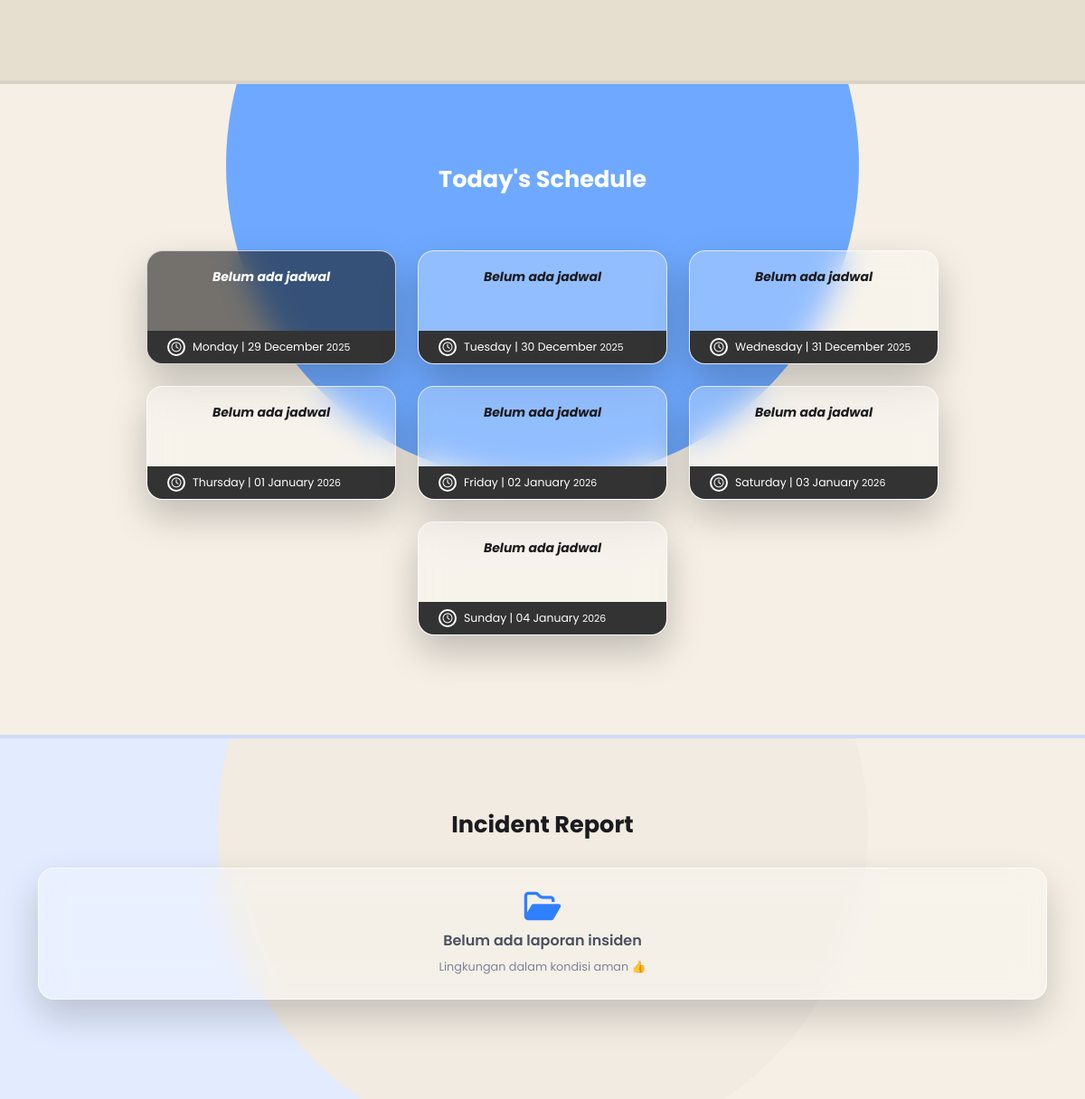
Before: /landing_page.php (lower part) with the older database file.
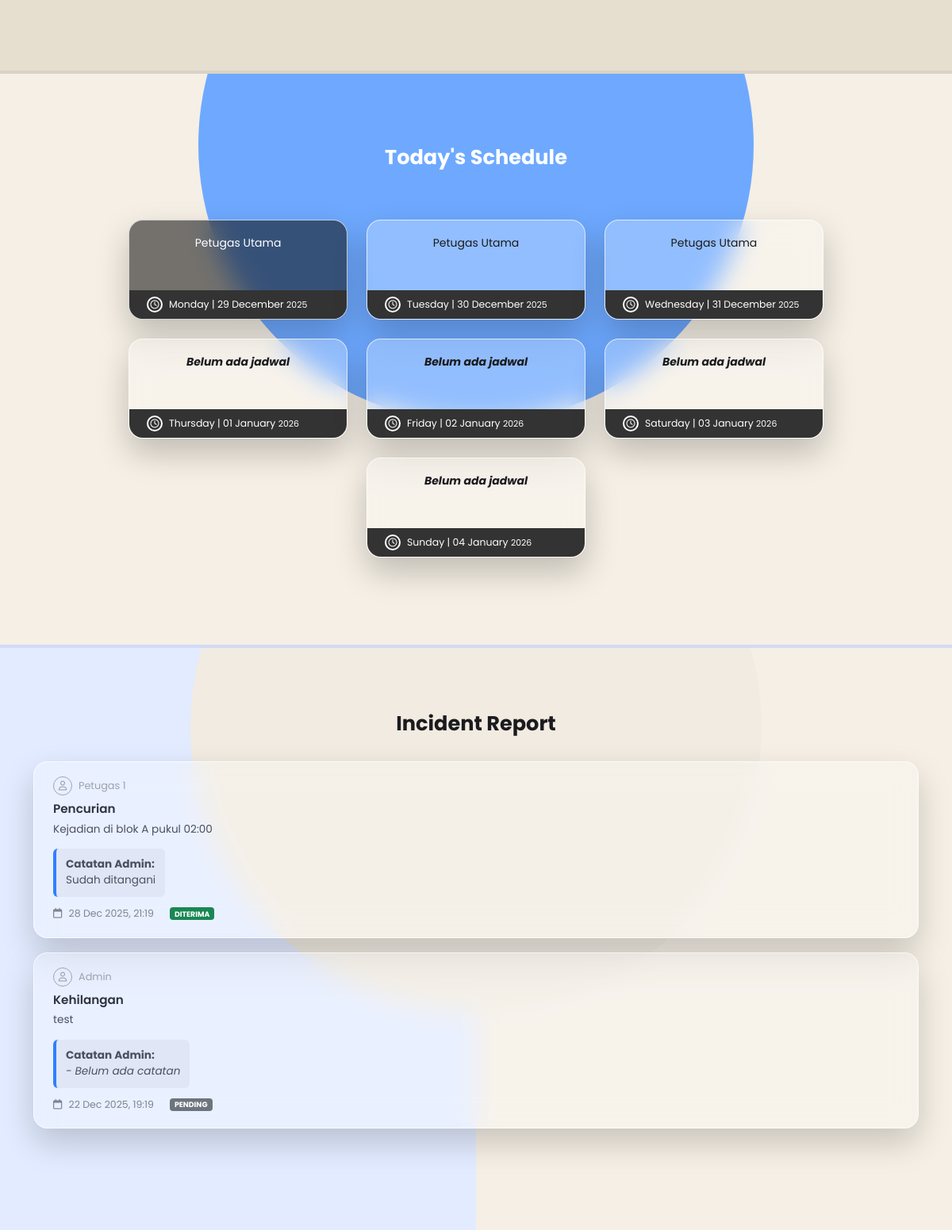
After: the same page with the newer database file.
### tables this page shows
CREATE TABLE `tb_insiden` (
  `id_insiden` int(11) NOT NULL,
  `id_pengguna` int(11) DEFAULT NULL,
  `timestamp` datetime DEFAULT current_timestamp(),
  `nama_insiden` varchar(255) NOT NULL,
  `deskripsi` text DEFAULT NULL,
  `status` enum('pending','diterima','ditolak') NOT NULL DEFAULT 'pending',
  `catatan_admin` text DEFAULT NULL
);

CREATE TABLE `tb_pengguna` (
  `id_pengguna` int(11) NOT NULL,
  `nama_pengguna` varchar(100) NOT NULL,
  `alamat` varchar(255) DEFAULT NULL,
  `jenis_kelamin` enum('L','P') NOT NULL,
  `no_telp` varchar(20) DEFAULT NULL,
  `email` varchar(100) DEFAULT NULL,
  `password` varchar(200) NOT NULL,
  `role` enum('Admin','Koordinator','Petugas') DEFAULT 'Petugas'
);

### landing_page.php (the view, shortened to what this page needs)
<!DOCTYPE html>
<html lang="id">
<head>
  <link href="assets/css/bootstrap.min.css" rel="stylesheet">
  <link rel="stylesheet" href="https://cdnjs.cloudflare.com/ajax/libs/font-awesome/6.5.1/css/all.min.css">
  <link rel="stylesheet" href="assets/css/landing_page.css">
</head>
<body>
<section id="about" class="about-section">
</section>
<section id="schedule" class="schedule-section">
  <div class="schedule-inner">
    <div class="container text-center">
      <h2 class="schedule-title">Today's Schedule</h2>
      <div class="row g-4 justify-content-center schedule-grid">
        <?php
        $today = date('Y-m-d');
        $monday = date('Y-m-d', strtotime('monday this week'));
        $jadwal = [];
        $qJadwal = mysqli_query($conn, "
          SELECT j.tanggal_tugas, p.nama_pengguna
          FROM tb_jadwal j
          JOIN tb_pengguna p ON j.id_pengguna = p.id_pengguna
          WHERE j.tanggal_tugas BETWEEN '$monday' AND DATE_ADD('$monday', INTERVAL 6 DAY)
        ");
        while ($row = mysqli_fetch_assoc($qJadwal)) {
          $jadwal[$row['tanggal_tugas']][] = $row['nama_pengguna'];
        }
        for ($i = 0; $i < 7; $i++):
          $date = date('Y-m-d', strtotime("$monday +$i day"));
          $isToday = ($date === $today);
        ?>
        <div class="col-md-4">
          <div class="schedule-glass <?= $isToday ? 'schedule-glass-dark' : '' ?>">
            <div class="schedule-top-lines">
              <?php if (!empty($jadwal[$date])): ?>
                <?php foreach ($jadwal[$date] as $nama): ?>
                  <p class="mb-1 fw-semibold small">
                    <?= htmlspecialchars($nama); ?>
                  </p>
                <?php endforeach; ?>
              <?php else: ?>
                <p class="mb-1 small fst-italic fw-bold">
                  Belum ada jadwal
                </p>
              <?php endif; ?>
            </div>
            <div class="schedule-date-bar">
              <span class="icon">
                <i class="fa-regular fa-clock"></i>
              </span>
              <span style="white-space:nowrap;">
                <?= date('l | d F', strtotime($date)); ?>
                <small><?= date('Y', strtotime($date)); ?></small>
              </span>
            </div>
          </div>
        </div>
        <?php endfor; ?>
      </div>
    </div>
  </div>
</section>
<section id="incident" class="incident-section">
  <div class="incident-inner">
    <div class="container">
      <h2 class="incident-title">Incident Report</h2>
      <?php
      $qInsiden = mysqli_query($conn,"
        SELECT
          i.nama_insiden,
          i.deskripsi,
          i.timestamp,
          i.status,
          i.catatan_admin,
          p.nama_pengguna
        FROM tb_insiden i
        LEFT JOIN tb_pengguna p ON i.id_pengguna = p.id_pengguna
        ORDER BY i.timestamp DESC
        LIMIT 3
      ");
      if (mysqli_num_rows($qInsiden) > 0):
        while ($i = mysqli_fetch_assoc($qInsiden)):
      ?>
      <div class="incident-card">
        <div class="incident-left">
          <small>
            <span class="profile-icon">
              <i class="fa-regular fa-user"></i>
            </span>
            <?= htmlspecialchars($i['nama_pengguna'] ?? 'Tidak diketahui'); ?>
          </small>
          <div class="incident-title-text">
            <?= htmlspecialchars($i['nama_insiden']); ?>
          </div>
          <div class="incident-desc">
            <?= nl2br(htmlspecialchars($i['deskripsi'])); ?>
          </div>
          <div class="incident-desc catatan-admin">
            <strong>Catatan Admin:</strong><br>
            <?= $i['catatan_admin']
                ? nl2br(htmlspecialchars($i['catatan_admin']))
                : '<em>- Belum ada catatan</em>'; ?>
          </div>
          <div class="incident-meta" style="margin-top:12px;">
            <span>
              <i class="fa-regular fa-calendar"></i>
              <?= date('d M Y, H:i', strtotime($i['timestamp'])); ?>
            </span>
            <span class="badge
              <?= $i['status']=='diterima' ? 'bg-success' :
                ($i['status']=='ditolak' ? 'bg-danger' : 'bg-secondary') ?>
              text-uppercase">
              <?= htmlspecialchars($i['status']); ?>
            </span>
          </div>
        </div>
      </div>
      <?php endwhile; else: ?>
      <div class="incident-empty text-center py-4">
        <i class="fa-regular fa-folder-open fa-2x mb-2"></i>
        <p class="mb-1">Belum ada laporan insiden</p>
        <small>Lingkungan dalam kondisi aman 👍</small>
      </div>
      <?php endif; ?>
    </div>
  </div>
</section>
</body>
</html>

### assets/css/landing_page.css (style rules this page uses)
* { box-sizing:border-box; }
body { margin:0; font-family:'Poppins',system-ui,sans-serif; color:#1b1b1f; background:#f7f0e5; }
.about-section { background:#e6decf; padding:80px 0 90px; }
.schedule-section { background:#f5efe5; padding:90px 0 110px; position:relative; overflow:hidden; border-top:4px solid #d9d2c6; }
.schedule-section::before { content:""; position:absolute; top:-260px; left:50%; transform:translateX(-50%); width:700px; height:700px; background:#6ea9ff; border-radius:50%; z-index:0; }
.schedule-inner { position:relative; z-index:1; }
.schedule-title { font-weight:700; font-size:1.6rem; color:#ffffff; margin-bottom:40px; }
.schedule-grid { max-width:900px; margin:0 auto; }
.schedule-glass { background:rgba(255,255,255,0.25); border-radius:18px; border:1px solid rgba(255,255,255,0.7); box-shadow:0 18px 40px rgba(0,0,0,0.22); backdrop-filter:blur(16px); -webkit-backdrop-filter:blur(16px); padding:18px 22px 0; overflow:hidden; }
.schedule-glass-dark { background:rgba(10,10,10,0.55); color:#ffffff; }
.schedule-top-lines { margin-bottom:10px; min-height:60px; }
.schedule-date-bar { background:#333333; color:#ffffff; margin:0 -22px; margin-top:6px; padding:8px 22px; font-size:0.78rem; display:flex; align-items:center; gap:8px; }
.schedule-date-bar span.icon { width:20px; height:20px; border-radius:50%; border:2px solid #ffffff; display:inline-flex; align-items:center; justify-content:center; font-size:11px; }
.schedule-date-bar span.icon i { color:#ffffff; }
.incident-section { margin-top:0; background:linear-gradient(to right,#e2ebff 0 50%, #f5efe5 50% 100%); padding:80px 0 110px; position:relative; overflow:hidden; border-top:4px solid #d1dbf7; }
.incident-section::before { content:""; position:absolute; top:-260px; left:50%; transform:translateX(-50%); width:720px; height:720px; background:#f1ebe1; border-radius:50%; z-index:0; }
.incident-inner { position:relative; z-index:1; }
.incident-title { font-weight:700; font-size:1.6rem; margin-bottom:32px; text-align:center; }
.incident-card { background:rgba(255,255,255,0.25); border-radius:18px; border:1px solid rgba(255,255,255,0.7); backdrop-filter:blur(16px); -webkit-backdrop-filter:blur(16px); box-shadow:0 18px 40px rgba(0,0,0,0.18); padding:18px 24px 20px; margin-bottom:18px; display:flex; flex-direction:column; }
.incident-left { display:flex; flex-direction:column; align-items:flex-start; }
.incident-left small { font-size:0.8rem; color:#9da2b0; display:flex; align-items:center; gap:8px; }
.profile-icon { width:24px; height:24px; border-radius:50%; border:1.5px solid #9da2b0; display:inline-flex; align-items:center; justify-content:center; font-size:12px; }
.incident-title-text { font-size:0.95rem; font-weight:600; margin:6px 0 4px; color:#2e3340; }
.incident-desc { font-size:0.85rem; color:#4b5060; }
.catatan-admin { margin-top:14px; padding:10px 12px; background:rgba(0,0,0,0.04); border-left:4px solid #2f80ff; border-radius:6px; }
.incident-meta { margin-top:10px; font-size:0.78rem; color:#7f8492; display:flex; gap:20px; align-items:center; }
.incident-meta i { margin-right:5px; font-size:0.8rem; }
.incident-empty { background:rgba(255,255,255,0.25); border:1px solid rgba(255,255,255,0.7); border-radius:18px; backdrop-filter:blur(16px); -webkit-backdrop-filter:blur(16px); box-shadow:0 18px 40px rgba(0,0,0,0.18); padding:40px 20px; text-align:center; color:#4b5060; }
.incident-empty i { font-size:36px; color:#2f80ff; margin-bottom:12px; }
.incident-empty p { font-weight:600; margin-bottom:4px; }
.incident-empty small { font-size:0.8rem; color:#7f8492; }

Changed rows visible on the page:
added tb_insiden: id_pengguna.nama_pengguna "Petugas 1", nama_insiden "Pencurian", deskripsi "Kejadian di blok A pukul 02:00", catatan_admin "Sudah ditangani", timestamp "28 Dec 2025, 21:19", status "DITERIMA"
added tb_insiden: id_pengguna.nama_pengguna "Admin", nama_insiden "Kehilangan", deskripsi "test", shows "- Belum ada catatan", timestamp "22 Dec 2025, 19:19", status "PENDING"
Other visible differences:
list line gone: "Belum ada jadwal"
new list line: "Petugas Utama"
text no longer shown: "Belum ada laporan insiden Lingkungan dalam kondisi aman 👍"
